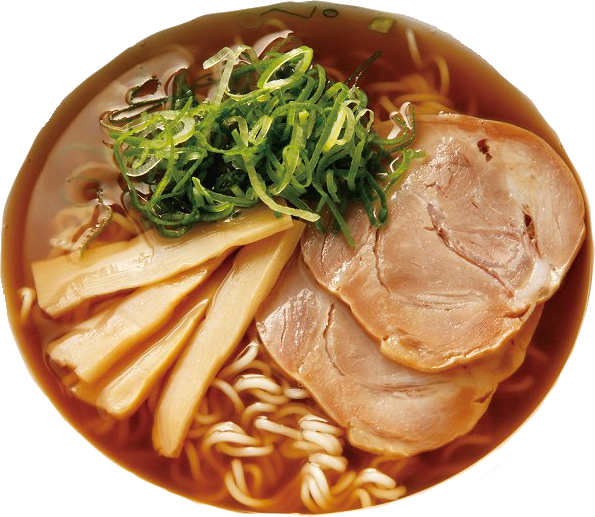
#> input picture media/cookingpicture/1.png, 595 x 517 px
$ python -i process.py   (imports and definitions only)
#> lines starting #> are read from the running program, lines starting #| are printed output that depends on the picture; after the words box and inside, x2 and y2 are one past the last pixel; in counts of white or black regions, pixels touching at a corner belong together; long printed decimals are rounded
import cv2
import numpy as np
from PIL import Image
import os
import uuid
from django.conf import settings
from .models import Cooking_data


def process_image(uploaded_image):
    # 画像をOpenCV形式で読み込む
#> called with uploaded_image = '../media/cookingpicture/1.png'
    print(type(uploaded_image))
    cv2_image = Image.open(uploaded_image)
#> cv2_image is the input picture: PIL image 595x517 RGBA; mean R, G, B, A 171.5, 129.1, 85.2, 199
    cv2_image = np.array(cv2_image)
    cv2_image = cv2.cvtColor(cv2_image, cv2.COLOR_RGB2BGR)
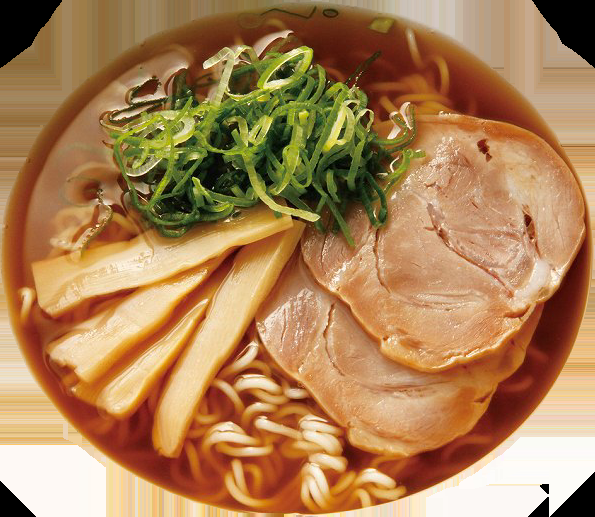
#> cv2_image: shape (517, 595, 3); mean B, G, R 85.2, 129.1, 171.5

    original_image = cv2_image
    # 画像を400x400ピクセルにリサイズ
    plate_height = original_image.shape[0]
#> plate_height = 517
    plate_width = original_image.shape[1]
#> plate_width = 595
    cv2_image = cv2.resize(original_image, (int(plate_width * 400 / plate_height), 400))
#> cv2_image: shape (400, 460, 3)

    # ここにお皿の色とサイズを決定するロジックを実装
    plate_color, plate_size, plate_rate = detect_plate_properties(cv2_image)
    print("plate_color:", plate_color)
    print("plate_size:", plate_size)
    print("plate_rate:", plate_rate ,"!!If this value is less than 0.1, Plate Detection doesn't wouk out!!")

    # データベースから料理データを取得
    dishes = Cooking_data.objects.all()
    selected_dishes = select_matching_dishes(dishes, plate_color, plate_size)
    print("selected_dishes:", selected_dishes)

    # OpenCVの画像（BGR）をRGBに変換
    rgb_image = cv2.cvtColor(cv2_image, cv2.COLOR_BGR2RGB)

    # NumPy配列をPillowのImageオブジェクトに変換
    pil_image = Image.fromarray(rgb_image)
    resized_plate_image_url = save_image(pil_image, "plate")

    # 合成画像のデータを格納するリスト
    processed_images_data = []

    for dish in selected_dishes:
        # 各料理に対する合成画像を作成
        # 各料理に対する合成画像を作成する前に、plate_imageのコピーを作成
        plate_image_copy = pil_image.copy()
        dish_image_path = os.path.join(settings.STATICFILES_DIRS[0], f'images/{dish.image_path}')
        composite_image = overlay_dish_on_plate(plate_rate, plate_image_copy, dish_image_path)

        # 合成画像を保存し、URLを取得
        composite_image_url = save_image(composite_image, dish.name)

        # 合成画像のデータをリストに追加
        processed_images_data.append({
            'id' : dish.id,
            'name': dish.name,
            'url': composite_image_url
        })

    return {
        'plate_image_url': resized_plate_image_url,
        'processed_images': processed_images_data
    }

def detect_plate_properties(image):
    # ここにお皿の色とサイズを測定するロジックを実装
    # 例: 平均色の抽出、輪郭の分析など
    # 返り値は (色, サイズ)

    # 画像をグレースケールに変換
    gray = cv2.cvtColor(image, cv2.COLOR_BGR2GRAY)
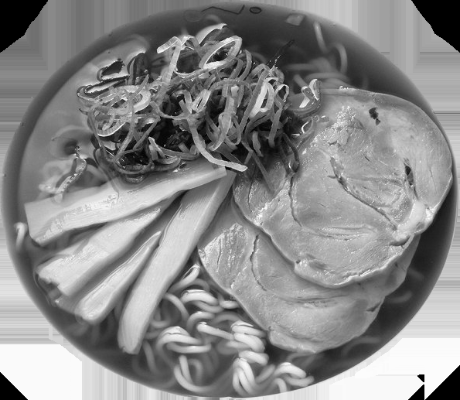
#> gray: shape (400, 460); min 0, max 253, mean 136.7

    # ガウシアンブラーを使用してノイズを軽減
    blurred = cv2.GaussianBlur(gray, (5, 5), 0)

    # エッジを検出
    edges = cv2.Canny(blurred, 50, 150)
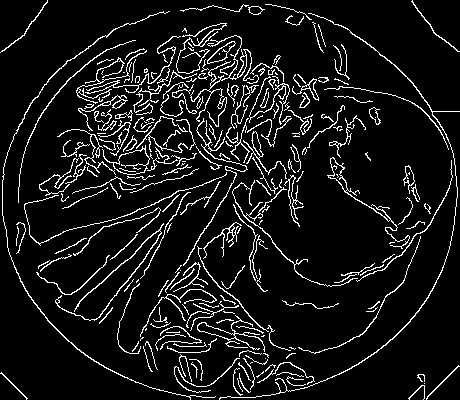
#> edges: shape (400, 460); 8.8% white in thin lines or dots

    # 輪郭を検出
    contours, _ = cv2.findContours(edges, cv2.RETR_EXTERNAL, cv2.CHAIN_APPROX_SIMPLE)
#> contours = 236 contours, 174 with area under 20; largest, box (x1, y1, x2, y2) and area: (102, 145, 150, 175) 642, (327, 157, 410, 249) 308, (197, 315, 265, 352) 296, (207, 41, 236, 64) 236, (190, 35, 254, 127) 222

    # 画像の中心座標を計算
    height, width = image.shape[:2]
#> height = 400; width = 460
    center_x = width // 2
#> center_x = 230
    center_y = height // 2
#> center_y = 200

    # 中心座標から一番近い輪郭を見つける
    min_distance = float('inf')
    closest_contour = None

    for contour in contours:
        M = cv2.moments(contour)
        if M["m00"] != 0:
            cX = int(M["m10"] / M["m00"])
            cY = int(M["m01"] / M["m00"])
            distance = np.sqrt((cX - center_x) ** 2 + (cY - center_y) ** 2)
            if distance < min_distance:
                min_distance = distance
                closest_contour = contour
#> this loop made 236 passes
#> (cX, cY, distance, min_distance) on passes 1, 4, 6, 7, 9, 12, 15, 21, 24, 25, 28, 31: (415, 391, 265.9, 265.9), (288, 379, 188.2, 188.2), (243, 386, 186.5, 186.5), (291, 373, 183.4, 183.4), (259, 374, 176.4, 176.4), (268, 367, 171.3, 171.3), (243, 368, 168.5, 168.5), (256, 359, 161.1, 161.1), (266, 354, 158.2, 158.2), (244, 352, 152.6, 152.6), (180, 344, 152.4, 152.4), (194, 346, 150.4, 150.4)
#> (contour, cX, cY, distance) on passes 35, 36, 57: ([[179, 331], [178, 332], [166, 332], [179, 332]], 178, 331, 140.9), ([[146, 328], [145, 329], [145, 330], [146, 329]], 145, 329, 154.5), ([[138, 279], [136, 281], [136, 282], [138, 280]], 137, 280, 122.7)
#> after the loop, closest_contour = contour of 316 points, box (x1, y1, x2, y2) (183, 118, 248, 266), area 97; min_distance = 26.91


    # 中心座標から等距離かつ輪郭より内側の8点を取得
    epsilon = 0.04 * cv2.arcLength(closest_contour, True)
#> epsilon = 24.79
    approx = cv2.approxPolyDP(closest_contour, epsilon, True)
#> approx = [[203, 118], [246, 169], [183, 265], [247, 169]]
    inner_points = []

    # approx が8未満の場合は、そのままの点の数を使用
    num_points = len(approx) if len(approx) < 8 else 8
#> num_points = 4

    for i in range(num_points):
        x, y = approx[i][0]
        direction_x = x - center_x
        direction_y = y - center_y
        inner_x = int(center_x + 0.75 * direction_x)
        inner_y = int(center_y + 0.75 * direction_y)
        inner_points.append((inner_x, inner_y))
#> this loop made 4 passes
#> (x, y, direction_x, direction_y, inner_x, inner_y) on passes 1 to 4: (203, 118, -27, -82, 209, 138), (246, 169, 16, -31, 242, 176), (183, 265, -47, 65, 194, 248), (247, 169, 17, -31, 242, 176)
#> after the loop, inner_points = [(209, 138), (242, 176), (194, 248), (242, 176)]

    # 8個の内側の点の色を抽出
    inner_colors = [image[y, x] for x, y in inner_points]
#> inner_colors = [[37, 70, 51], [18, 55, 89], [21, 64, 137], [18, 55, 89]]

    # 8個の内側の点の色の平均を計算
    mean_color = np.mean(inner_colors, axis=0)
#> mean_color = [23.5, 61, 91.5]

    # 平均色をBGRからRGBに変換
    mean_color = mean_color[[2, 1, 0]]
#> mean_color = [91.5, 61, 23.5]

    # お皿の大きさを計算
    total_pixels = width * height
#> total_pixels = 184000
    plate_size = cv2.contourArea(closest_contour) / total_pixels
#> plate_size = 0.000527

    # お皿の大きさカテゴリ
    big = 0.5
    medium = 0.35
    if plate_size >= big:
        plate_size_category = 3
    elif plate_size >= medium:
        plate_size_category = 2
    else:
        plate_size_category = 1

    color = mean_color.astype(int)
#> color = [91, 61, 23]
    size = plate_size_category
    plate_rate = plate_size
#> plate_rate = 0.000527
    return (color, size, plate_rate)

# [52 lines left out: functions select_matching_dishes, overlay_dish_on_plate, save_image, not called in this run]

>>> result = process_image('../media/cookingpicture/1.png')
#> in process_image, `plate_color, plate_size, plate_rate = detect_plate_properties(cv2_image)`: plate_color = [91, 61, 23]; plate_size = 1; plate_rate = 0.000527
#| plate_color: [91 61 23]
#| plate_size: 1
#| plate_rate: 0.0005272 !!If this value is less than 0.1, Plate Detection doesn't wouk out!!
#> (the run stopped early here; a loop or call above may not have finished)

$ run again, on media/cookingpicture/10.png
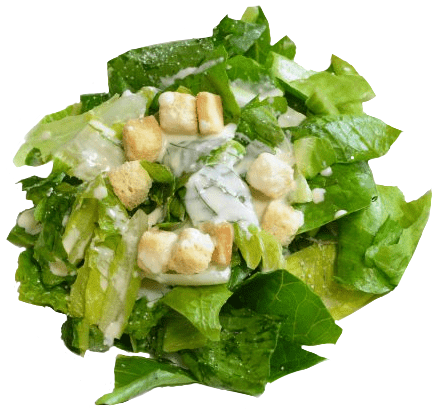
#> input picture media/cookingpicture/10.png, 436 x 414 px
#> in process_image, cv2_image is the input picture: PIL image 436x414 RGBA; mean R, G, B, A 176, 189.3, 138.1, 157.2
#> in detect_plate_properties, `gray = cv2.cvtColor(image, cv2.COLOR_BGR2GRAY)`:
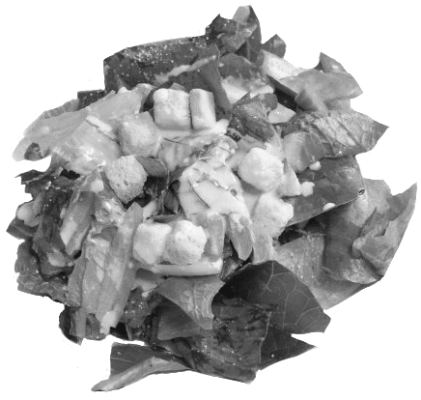
#> gray: shape (400, 421); min 19, max 255, mean 179.4
#> in detect_plate_properties, `edges = cv2.Canny(blurred, 50, 150)`:
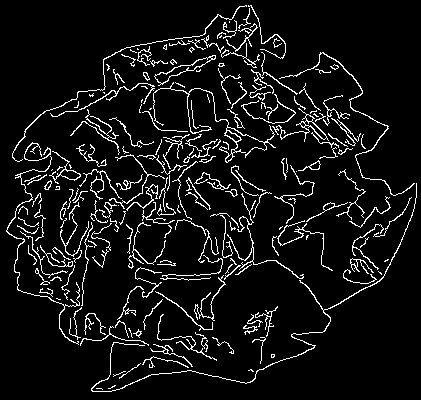
#> edges: shape (400, 421); 7.5% white in thin lines or dots
#> contours = 202 contours, 154 with area under 20; largest, box (x1, y1, x2, y2) and area: (154, 55, 216, 86) 395, (272, 108, 329, 142) 218, (153, 82, 276, 163) 217, (49, 151, 81, 184) 158, (91, 183, 417, 392) 127
#> the loop in detect_plate_properties, `for contour in contours:` made 202 passes
#> (cX, cY, distance, min_distance) on passes 2, 4, 6, 7, 8, 9, 10, 11: (113, 386, 209.8, 209.8), (251, 370, 174.9, 174.9), (162, 362, 169, 169), (272, 355, 166.9, 166.9), (170, 352, 157.2, 157.2), (258, 339, 147.1, 147.1), (222, 344, 144.5, 144.5), (204, 341, 141.1, 141.1)
#> after the loop in detect_plate_properties, `for contour in contours:`: closest_contour = contour of 20 points, box (x1, y1, x2, y2) (210, 213, 230, 217), area 1; min_distance = 14.32
#> epsilon = 1.79
#> approx = [[210, 216], [219, 213], [226, 213], [229, 216], [226, 213]]
#> num_points = 5
#> the loop in detect_plate_properties, `for i in range(num_points):` made 5 passes
#> (x, y, direction_x, direction_y, inner_x, inner_y) on passes 1 to 5: (210, 216, 0, 16, 210, 212), (219, 213, 9, 13, 216, 209), (226, 213, 16, 13, 222, 209), (229, 216, 19, 16, 224, 212), (226, 213, 16, 13, 222, 209)
#> after the loop in detect_plate_properties, `for i in range(num_points):`: inner_points = [(210, 212), (216, 209), (222, 209), (224, 212), (222, 209)]
#> inner_colors = [[226, 230, 229], [222, 223, 222], [204, 213, 210], [180, 195, 192], [204, 213, 210]]
#> in detect_plate_properties, `mean_color = np.mean(inner_colors, axis=0)`: mean_color = [207.2, 214.8, 212.6]
#> in detect_plate_properties, `mean_color = mean_color[[2, 1, 0]]`: mean_color = [212.6, 214.8, 207.2]
#> in detect_plate_properties, `plate_size = cv2.contourArea(closest_contour) / total_pixels`: plate_size = 5.94e-06
#> color = [212, 214, 207]
#> in detect_plate_properties, `plate_rate = plate_size`: plate_rate = 5.94e-06
#> in process_image, `plate_color, plate_size, plate_rate = detect_plate_properties(cv2_image)`: plate_color = [212, 214, 207]; plate_size = 1; plate_rate = 5.94e-06
#| plate_color: [212 214 207]
#| plate_size: 1
#| plate_rate: 5.938242280285035e-06 !!If this value is less than 0.1, Plate Detection doesn't wouk out!!

$ run again, on media/cookingpicture/11.png
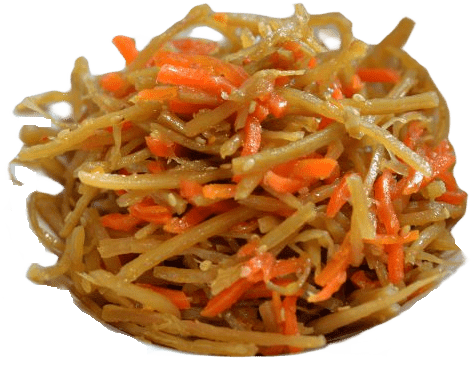
#> input picture media/cookingpicture/11.png, 472 x 367 px
#> in process_image, cv2_image is the input picture: PIL image 472x367 RGBA; mean R, G, B, A 192.9, 145.7, 101.1, 181.6
#> in detect_plate_properties, `gray = cv2.cvtColor(image, cv2.COLOR_BGR2GRAY)`:
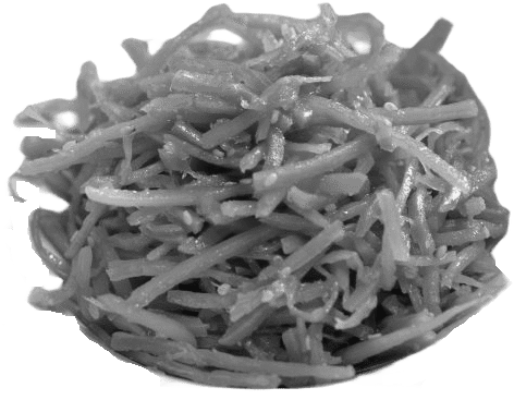
#> gray: shape (400, 514); min 13, max 255, mean 154.6
#> in detect_plate_properties, `edges = cv2.Canny(blurred, 50, 150)`:
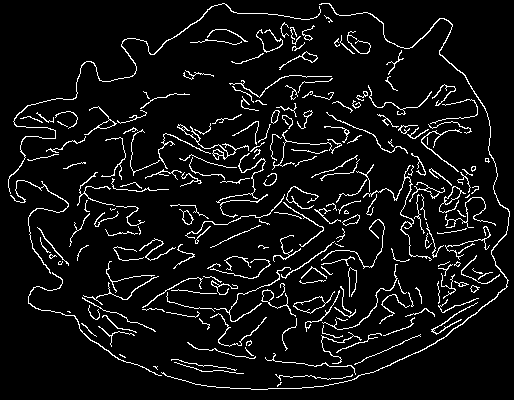
#> edges: shape (400, 514); 6.8% white in thin lines or dots
#> contours = 215 contours, 162 with area under 20; largest, box (x1, y1, x2, y2) and area: (293, 291, 335, 314) 291, (161, 3, 510, 390) 232, (439, 186, 466, 213) 150, (177, 124, 249, 160) 136, (8, 3, 321, 194) 125
#> the loop in detect_plate_properties, `for contour in contours:` made 215 passes
#> (cX, cY, distance, min_distance) on passes 1, 2, 4, 5, 8, 10, 17, 18: (278, 384, 185.2, 185.2), (306, 376, 182.7, 182.7), (198, 369, 179, 179), (199, 363, 173, 173), (248, 352, 152.3, 152.3), (248, 342, 142.3, 142.3), (285, 336, 138.9, 138.9), (203, 323, 134.3, 134.3)
#> after the loop in detect_plate_properties, `for contour in contours:`: closest_contour = contour of 64 points, box (x1, y1, x2, y2) (220, 194, 268, 218), area 16; min_distance = 11.4
#> epsilon = 6.42
#> approx = [[267, 194], [220, 208], [233, 217], [223, 202]]
#> num_points = 4
#> the loop in detect_plate_properties, `for i in range(num_points):` made 4 passes
#> (x, y, direction_x, direction_y, inner_x, inner_y) on passes 1 to 4: (267, 194, 10, -6, 264, 195), (220, 208, -37, 8, 229, 206), (233, 217, -24, 17, 239, 212), (223, 202, -34, 2, 231, 201)
#> after the loop in detect_plate_properties, `for i in range(num_points):`: inner_points = [(264, 195), (229, 206), (239, 212), (231, 201)]
#> inner_colors = [[19, 95, 181], [61, 145, 239], [17, 121, 228], [28, 104, 180]]
#> in detect_plate_properties, `mean_color = np.mean(inner_colors, axis=0)`: mean_color = [31.25, 116.2, 207]
#> in detect_plate_properties, `mean_color = mean_color[[2, 1, 0]]`: mean_color = [207, 116.2, 31.25]
#> in detect_plate_properties, `plate_size = cv2.contourArea(closest_contour) / total_pixels`: plate_size = 8.03e-05
#> color = [207, 116, 31]
#> in detect_plate_properties, `plate_rate = plate_size`: plate_rate = 8.03e-05
#> in process_image, `plate_color, plate_size, plate_rate = detect_plate_properties(cv2_image)`: plate_color = [207, 116, 31]; plate_size = 1; plate_rate = 8.03e-05
#| plate_color: [207 116  31]
#| plate_size: 1
#| plate_rate: 8.025291828793775e-05 !!If this value is less than 0.1, Plate Detection doesn't wouk out!!

$ run again, on media/cookingpicture/12.png
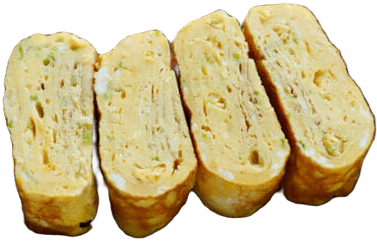
#> input picture media/cookingpicture/12.png, 377 x 241 px
#> in process_image, cv2_image is the input picture: PIL image 377x241 RGBA; mean R, G, B, A 158.6, 153.3, 100.7, 182.7
#> in detect_plate_properties, `gray = cv2.cvtColor(image, cv2.COLOR_BGR2GRAY)`:
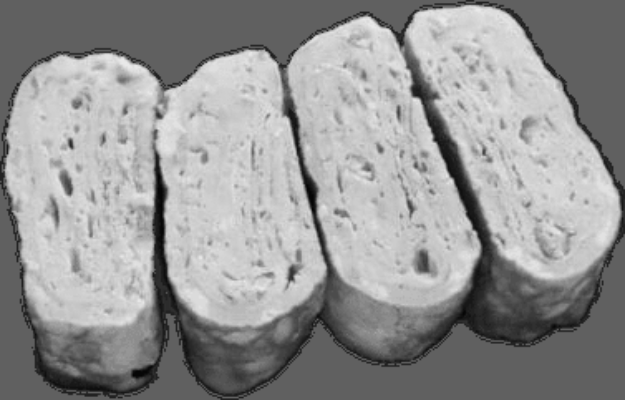
#> gray: shape (400, 625); min 6, max 233, mean 148.9
#> in detect_plate_properties, `edges = cv2.Canny(blurred, 50, 150)`:
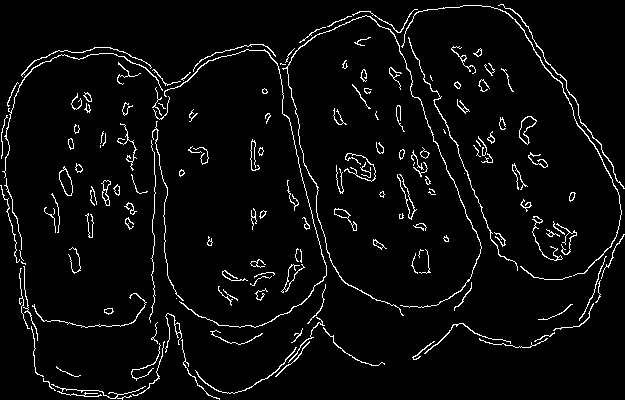
#> edges: shape (400, 625); 4.3% white in thin lines or dots
#> contours = 163 contours, 114 with area under 20; largest, box (x1, y1, x2, y2) and area: (59, 166, 73, 196) 227, (519, 116, 537, 145) 226, (282, 15, 482, 316) 176, (401, 5, 622, 276) 136, (334, 208, 357, 231) 120
#> the loop in detect_plate_properties, `for contour in contours:` made 163 passes
#> (cX, cY, distance, min_distance) on passes 1, 4, 7, 12, 13, 25, 26, 31: (93, 392, 291.2, 291.2), (250, 373, 183.8, 183.8), (292, 359, 160.3, 160.3), (236, 337, 156.7, 156.7), (297, 335, 135.8, 135.8), (231, 295, 124.8, 124.8), (260, 295, 108.3, 108.3), (256, 281, 98.47, 98.47)
#> after the loop in detect_plate_properties, `for contour in contours:`: closest_contour = contour of 58 points, box (x1, y1, x2, y2) (287, 180, 299, 211), area 12; min_distance = 20.1
#> epsilon = 4.25
#> approx = [[287, 180], [294, 210], [298, 202], [292, 194], [298, 203], [290, 200]]
#> num_points = 6
#> the loop in detect_plate_properties, `for i in range(num_points):` made 6 passes
#> (x, y, direction_x, direction_y, inner_x, inner_y) on passes 1 to 6: (287, 180, -25, -20, 293, 185), (294, 210, -18, 10, 298, 207), (298, 202, -14, 2, 301, 201), (292, 194, -20, -6, 297, 195), (298, 203, -14, 3, 301, 202), (290, 200, -22, 0, 295, 200)
#> after the loop in detect_plate_properties, `for i in range(num_points):`: inner_points = [(293, 185), (298, 207), (301, 201), (297, 195), (301, 202), (295, 200)]
#> inner_colors = [[145, 198, 208], [139, 187, 200], [167, 204, 209], [136, 197, 195], [170, 208, 211], [83, 141, 165]]
#> in detect_plate_properties, `mean_color = np.mean(inner_colors, axis=0)`: mean_color = [140, 189.2, 198]
#> in detect_plate_properties, `mean_color = mean_color[[2, 1, 0]]`: mean_color = [198, 189.2, 140]
#> in detect_plate_properties, `plate_size = cv2.contourArea(closest_contour) / total_pixels`: plate_size = 4.6e-05
#> color = [198, 189, 140]
#> in detect_plate_properties, `plate_rate = plate_size`: plate_rate = 4.6e-05
#> in process_image, `plate_color, plate_size, plate_rate = detect_plate_properties(cv2_image)`: plate_color = [198, 189, 140]; plate_size = 1; plate_rate = 4.6e-05
#| plate_color: [198 189 140]
#| plate_size: 1
#| plate_rate: 4.6e-05 !!If this value is less than 0.1, Plate Detection doesn't wouk out!!
